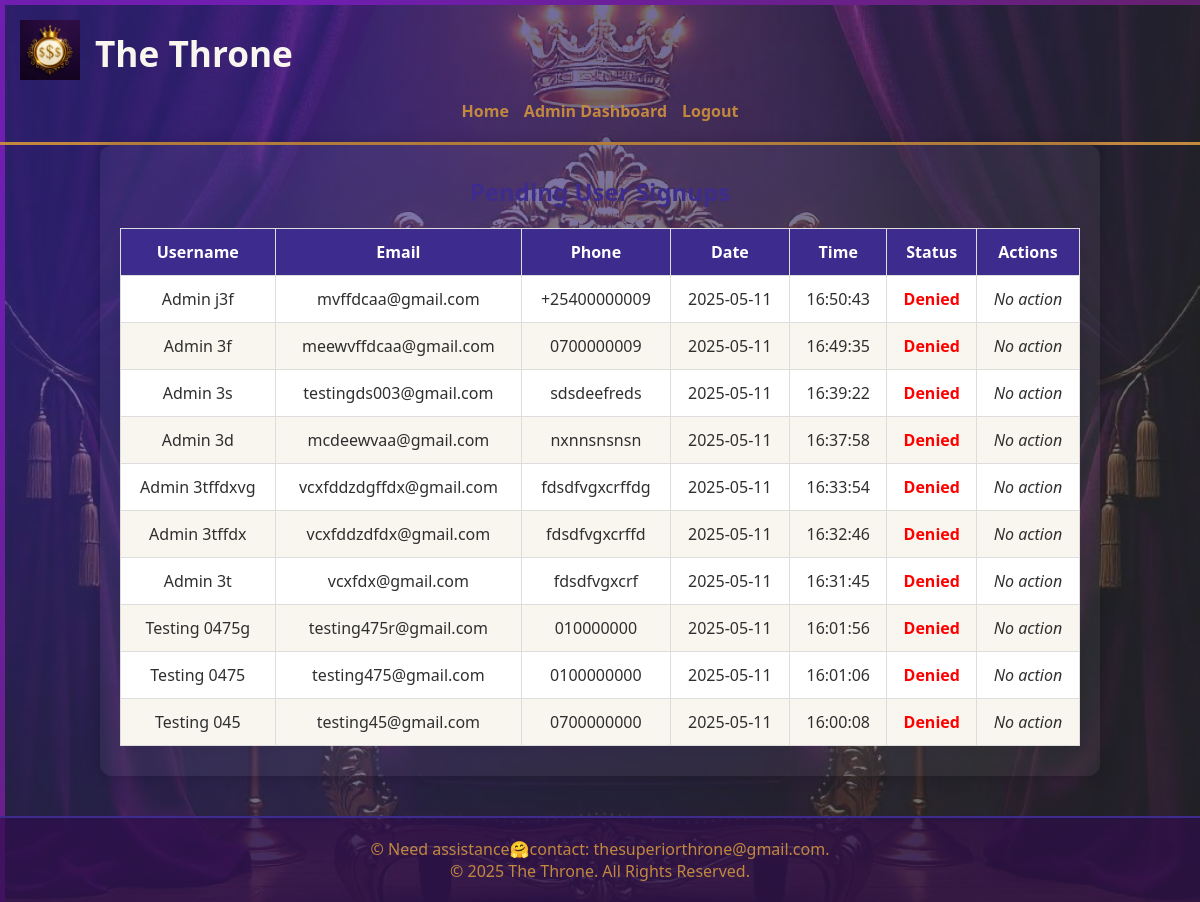
The page /admin_user_requests (signed in) on the database its author committed.
### models.py (models this page shows)
class PendingUsers(db.Model):
    __tablename__ = 'pending_users'
    id = db.Column(db.Integer, primary_key=True)
    username = db.Column(db.String(120), unique=True, nullable=False)
    email = db.Column(db.String(120), nullable=False)
    phone = db.Column(db.String(20), nullable=False)
    password = db.Column(db.String(120), nullable=False)
    date = db.Column(db.String(20), nullable=False)
    time = db.Column(db.String(20), nullable=False)
    status = db.Column(db.String(20), default='pending')

### app.py (the view)
@app.route('/admin_user_requests')
def admin_user_requests():
    if 'username' not in session or session.get('role') != 'admin':
        return redirect(url_for('login'))
    requests = PendingUsers.query.order_by(PendingUsers.id.desc()).all()
    return render_template('admin_user_requests.html', requests=requests)

### Templates/admin_user_requests.html (shortened to what this page needs)
{% extends 'base.html' %}
{% set body_class = "bg-float" %}
{% block content %}
<h2>Pending User Signups</h2>
<table>
    <thead>
        <tr>
            <th>Username</th>
            <th>Email</th>
            <th>Phone</th>
            <th>Date</th>
            <th>Time</th>
            <th>Status</th>
            <th>Actions</th>
        </tr>
    </thead>
    <tbody>
        {% for req in requests %}
        <tr>
            <td>{{ req.username }}</td>
            <td>{{ req.email }}</td>
            <td>{{ req.phone }}</td>
            <td>{{ req.date }}</td>
            <td>{{ req.time }}</td>
            <td class="{{ req.status }}">{{ req.status|capitalize }}</td>
            <td>
                {% if req.status == 'pending' %}
                    <a href="{{ url_for('approve_user', user_id=req.id) }}" class="action-btn approve-btn">✅ Approve</a>
                    <a href="{{ url_for('deny_user', user_id=req.id) }}" class="action-btn deny-btn">❌ Deny</a>
                {% else %}
                    <em>No action</em>
                {% endif %}
            </td>
        </tr>
        {% endfor %}
    </tbody>
</table>
{% endblock %}

### Templates/base.html (shortened to what this page needs)
<!DOCTYPE html>
<html lang="en">
<head>
    <link rel="stylesheet" href="{{ url_for('static', filename='css/style.css') }}">
    <link rel="stylesheet" href="https://cdnjs.cloudflare.com/ajax/libs/font-awesome/6.5.0/css/all.min.css" />
</head>
<body class="{{ body_class | default('') }}">
    <header>
    <div class="header-top" style="display: flex; align-items: center; gap: 15px;">
        <a href="/">
            <img src="{{ url_for('static', filename='images/logo.png') }}" alt="The Throne Logo" style="height: 60px;">
        </a>
        <h1>The Throne</h1>
    </div>
    {% if request.endpoint not in ['login', 'signup', 'instruction', 'instructions', 'withdraw', 'dashboard','rewards'] %}
    <nav>
        <ul style="display: flex; gap: 15px; list-style: none; padding: 0;">
            <li><a href="/">Home</a></li>
            {% if session.get('role') == 'admin' %}
                <li><a href="/admin_dashboard">Admin Dashboard</a></li>
            {% else %}
                <li><a href="/dashboard">Dashboard</a></li>
                <li><a href="/rewards">rewards</a></li><li>
                <a href="/withdraw">Withdraw</a></li>
            {% endif %}
            <li><a href="/logout">Logout</a></li>
        </ul>
    </nav>
    {% endif %}
</header>
    <main>
        {% block content %}
        {% endblock %}
    </main>
    <footer>
        <p>&copy; Need assistance🤗contact: thesuperiorthrone@gmail.com.</p>
        <p>&copy; 2025 The Throne. All Rights Reserved.</p>
    </footer>
</body>
</html>

### Static/CSS/style.css (style rules this page uses)
* { margin: 0; padding: 0; box-sizing: border-box; font-family: 'Segoe UI', Tahoma, Geneva, Verdana, sans-serif; }
body.bg-float { background: radial-gradient(circle at top left, #3D2C8D 20%, #2F2F2F 80%); background-attachment: fixed; background-size: 105% auto; color: #F9F6EF; min-height: 100vh; font-family: 'Segoe UI', Tahoma, Geneva, Verdana, sans-serif; overflow-x: hidden; position: relative; }
body.bg-float::before { content: ""; position: fixed; top: 0; left: 0; width: 100%; height: 100%; background: url('../images/royal_background.jpg') no-repeat center center; background-size: cover; opacity: 0.3; filter: brightness(1.4); z-index: -1; pointer-events: none; border: 5px solid rgb(162, 0, 255); }
header { background-color: rgba(47, 12, 77, 0); padding: 20px; text-align: center; border-bottom: 3px solid #C28840; }
header h1 { color: #F9F6EF; font-size: 2.2rem; }
nav ul { list-style: none; display: flex; justify-content: center; gap: 30px; margin-top: 15px; }
nav a { color: #C28840; text-decoration: none; font-weight: bold; font-size: 1rem; transition: color 0.3s ease; }
main { padding: 30px 20px; max-width: 1000px; margin: 0 auto; background-color: rgba(255, 255, 255, 0.05); border-radius: 12px; box-shadow: 0 0 15px rgba(0, 0, 0, 0.2); }
footer { background-color: rgba(47, 12, 77, 0.671); text-align: center; padding: 20px; color: #C28840; border-top: 2px solid #3D2C8D; margin-top: 40px; }
a { color: #C28840; text-decoration: underline; }

### Templates/admin_user_requests.html (style rules this page uses)
h2 { text-align: center; color: #3D2C8D; margin-bottom: 20px; }
table { width: 100%; border-collapse: collapse; margin-top: 20px; background-color: #fff; box-shadow: 0 4px 10px rgba(0, 0, 0, 0.05); font-family: 'Segoe UI', Tahoma, Geneva, Verdana, sans-serif; }
th, td { border: 1px solid #ddd; padding: 12px; text-align: center; color: #2F2F2F; }
th { background-color: #3D2C8D; color: white; }
tr:nth-child(even) { background-color: #f9f6ef; }
.denied { color: red; font-weight: bold; }

### rows shown on the page
PendingUsers: username "Admin j3f", email "mvffdcaa@gmail.com", phone "+25400000009", date "2025-05-11", time "16:50:43", status "Denied", shows "No action"
PendingUsers: username "Admin 3f", email "meewvffdcaa@gmail.com", phone "0700000009", date "2025-05-11", time "16:49:35", status "Denied", shows "No action"
PendingUsers: username "Admin 3s", email "testingds003@gmail.com", phone "sdsdeefreds", date "2025-05-11", time "16:39:22", status "Denied", shows "No action"
PendingUsers: username "Admin 3d", email "mcdeewvaa@gmail.com", phone "nxnnsnsnsn", date "2025-05-11", time "16:37:58", status "Denied", shows "No action"
PendingUsers: username "Admin 3tffdxvg", email "vcxfddzdgffdx@gmail.com", phone "fdsdfvgxcrffdg", date "2025-05-11", time "16:33:54", status "Denied", shows "No action"
PendingUsers: username "Admin 3tffdx", email "vcxfddzdfdx@gmail.com", phone "fdsdfvgxcrffd", date "2025-05-11", time "16:32:46", status "Denied", shows "No action"
PendingUsers: username "Admin 3t", email "vcxfdx@gmail.com", phone "fdsdfvgxcrf", date "2025-05-11", time "16:31:45", status "Denied", shows "No action"
PendingUsers: username "Testing 0475g", email "testing475r@gmail.com", phone "010000000", date "2025-05-11", time "16:01:56", status "Denied", shows "No action"
PendingUsers: username "Testing 0475", email "testing475@gmail.com", phone "0100000000", date "2025-05-11", time "16:01:06", status "Denied", shows "No action"
PendingUsers: username "Testing 045", email "testing45@gmail.com", phone "0700000000", date "2025-05-11", time "16:00:08", status "Denied", shows "No action"
